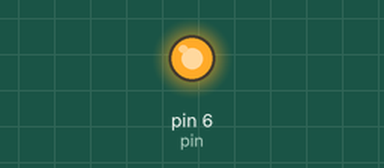
This sketch was run on a simulated Arduino Uno, built with avr-gcc and run on an emulated ATmega328P. Parts: output pins drawn as LEDs (lit = HIGH).

Above: at 0.5 s.
At 3.5 s:
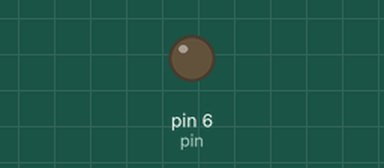
Timing chart, 0 to 7.8 s (numbered marks = the images above):
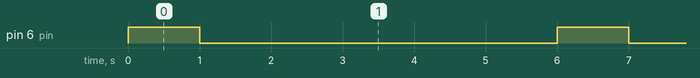

The sketch:

Blink.ino
```cpp
#define pin 6

void setup() {
  // initialize digital pin
  pinMode(6, OUTPUT);
}

// the loop function runs over and over again forever
void loop() {
  digitalWrite(6, HIGH);   // turn the LED on (HIGH is the voltage level)
  delay(1000);                       // wait for a second
  digitalWrite(6, LOW);    // turn the LED off by making the voltage LOW
  delay(5000);                       // wait for a second
}
```

Measured:
- by itself, pin 6 (pin): alternates HIGH for 1.0 s and LOW for 5.0 s
